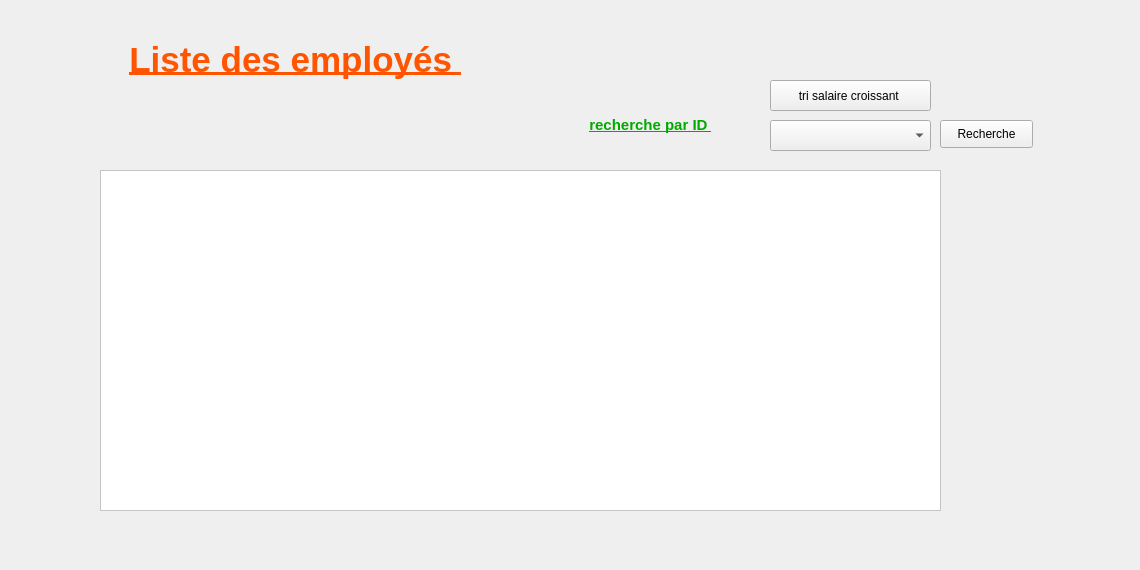
     <widget class="QWidget" name="tab_7">
      <attribute name="title">
       <string>afficher profils</string>
      </attribute>
      <widget class="QLabel" name="label_12">
       <property name="geometry">
        <rect>
         <x>70</x>
         <y>30</y>
         <width>451</width>
         <height>61</height>
        </rect>
       </property>
       <property name="text">
        <string>&lt;html&gt;&lt;head/&gt;&lt;body&gt;&lt;p align=&quot;center&quot;&gt;&lt;span style=&quot; font-size:26pt; font-weight:600; text-decoration: underline; color:#ff5500;&quot;&gt;Liste des employés &lt;/span&gt;&lt;/p&gt;&lt;/body&gt;&lt;/html&gt;</string>
       </property>
      </widget>
      <widget class="QTableView" name="tabprofils">
       <property name="geometry">
        <rect>
         <x>100</x>
         <y>170</y>
         <width>841</width>
         <height>341</height>
        </rect>
       </property>
       <property name="styleSheet">
        <string notr="true">background-color: rgb(255, 255, 255);</string>
       </property>
      </widget>
      <widget class="QLabel" name="label_15">
       <property name="geometry">
        <rect>
         <x>560</x>
         <y>110</y>
         <width>181</width>
         <height>31</height>
        </rect>
       </property>
       <property name="text">
        <string>&lt;html&gt;&lt;head/&gt;&lt;body&gt;&lt;p align=&quot;center&quot;&gt;&lt;span style=&quot; font-size:11pt; font-weight:600; text-decoration: underline; color:#00aa00;&quot;&gt;recherche par ID &lt;/span&gt;&lt;/p&gt;&lt;/body&gt;&lt;/html&gt;</string>
       </property>
      </widget>
      <widget class="QPushButton" name="pb_rech">
       <property name="geometry">
        <rect>
         <x>940</x>
         <y>120</y>
         <width>93</width>
         <height>28</height>
        </rect>
       </property>
       <property name="text">
        <string>Recherche</string>
       </property>
      </widget>
      <widget class="QComboBox" name="comboBox_RP">
       <property name="geometry">
        <rect>
         <x>770</x>
         <y>120</y>
         <width>161</width>
         <height>31</height>
        </rect>
       </property>
      </widget>
      <widget class="QPushButton" name="pb_trip">
       <property name="geometry">
        <rect>
         <x>770</x>
         <y>80</y>
         <width>161</width>
         <height>31</height>
        </rect>
       </property>
       <property name="text">
        <string>tri salaire croissant </string>
       </property>
      </widget>
      <widget class="QLabel" name="label_30">
       <property name="geometry">
        <rect>
         <x>0</x>
         <y>0</y>
         <width>1131</width>
         <height>561</height>
        </rect>
       </property>
       <property name="styleSheet">
        <string notr="true"> 
  
background-image: url(:/image/pic.jpg);</string>
       </property>
       <property name="text">
        <string/>
       </property>
      </widget>
      <widget class="QLabel" name="label_44">
       <property name="geometry">
        <rect>
         <x>10</x>
         <y>10</y>
         <width>61</width>
         <height>51</height>
        </rect>
       </property>
       <property name="styleSheet">
        <string notr="true"> 
image: url(:/image/logo (1) (1) (1).png);</string>
       </property>
       <property name="text">
        <string/>
       </property>
      </widget>
      <zorder>label_30</zorder>
      <zorder>label_12</zorder>
      <zorder>tabprofils</zorder>
      <zorder>label_15</zorder>
      <zorder>pb_rech</zorder>
      <zorder>comboBox_RP</zorder>
      <zorder>pb_trip</zorder>
      <zorder>label_44</zorder>
     </widget>
